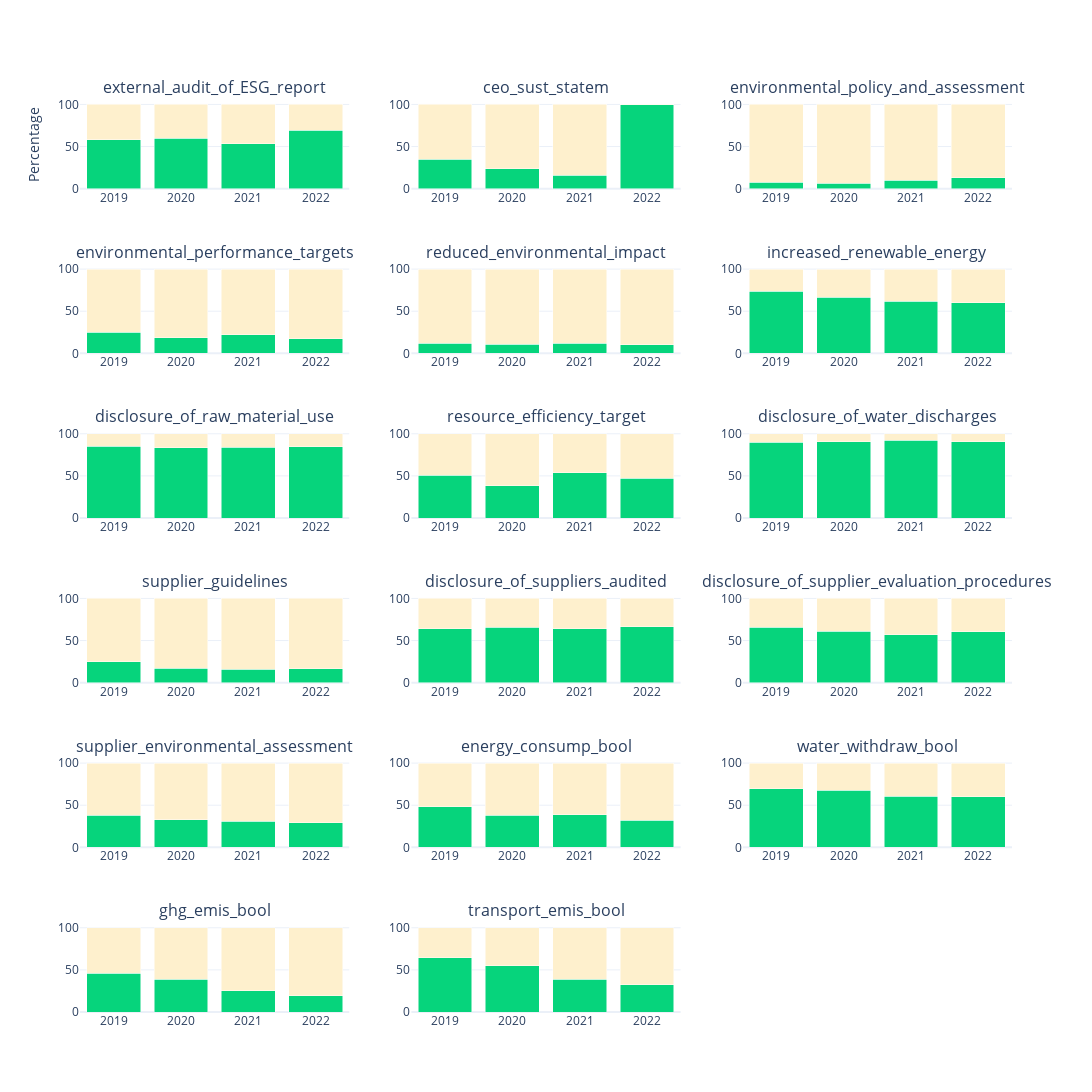

Notebook cell for this chart:
### Code cell
parameters_by_year(reporting_df, columns_to_include)

### Figure 1 — Plotly figure (JSON) as saved in the notebook; plotly's stock layout.template omitted (floating-point values rounded to 4 significant figures)
{"data": [{"marker": {"color": "rgb(6,212,124)"}, "name": "0", "showlegend": false, "type": "bar", "x": ["2019", "2020", "2021", "2022"], "xaxis": "x", "y": [58.02, 59.67, 53.53, 69.36], "yaxis": "y"}, {"marker": {"color": "rgb(254,240,205)"}, "name": "1", "showlegend": false, "type": "bar", "x": ["2019", "2020", "2021", "2022"], "xaxis": "x", "y": [41.98, 40.33, 46.47, 30.64], "yaxis": "y"}, {"marker": {"color": "rgb(6,212,124)"}, "name": "0", "showlegend": false, "type": "bar", "x": ["2019", "2020", "2021", "2022"], "xaxis": "x2", "y": [35.19, 23.83, 16.17, 99.76], "yaxis": "y2"}, {"marker": {"color": "rgb(254,240,205)"}, "name": "1", "showlegend": false, "type": "bar", "x": ["2019", "2020", "2021", "2022"], "xaxis": "x2", "y": [64.81, 76.17, 83.83, 0.2375], "yaxis": "y2"}, {"marker": {"color": "rgb(6,212,124)"}, "name": "0", "showlegend": false, "type": "bar", "x": ["2019", "2020", "2021", "2022"], "xaxis": "x3", "y": [7.407, 6.314, 10.25, 13.06], "yaxis": "y3"}, {"marker": {"color": "rgb(254,240,205)"}, "name": "1", "showlegend": false, "type": "bar", "x": ["2019", "2020", "2021", "2022"], "xaxis": "x3", "y": [92.59, 93.69, 89.75, 86.94], "yaxis": "y3"}, {"marker": {"color": "rgb(6,212,124)"}, "name": "0", "showlegend": false, "type": "bar", "x": ["2019", "2020", "2021", "2022"], "xaxis": "x4", "y": [24.9, 18.74, 22.1, 17.34], "yaxis": "y4"}, {"marker": {"color": "rgb(254,240,205)"}, "name": "1", "showlegend": false, "type": "bar", "x": ["2019", "2020", "2021", "2022"], "xaxis": "x4", "y": [75.1, 81.26, 77.9, 82.66], "yaxis": "y4"}, {"marker": {"color": "rgb(6,212,124)"}, "name": "0", "showlegend": false, "type": "bar", "x": ["2019", "2020", "2021", "2022"], "xaxis": "x5", "y": [12.14, 10.59, 11.85, 10.21], "yaxis": "y5"}, {"marker": {"color": "rgb(254,240,205)"}, "name": "1", "showlegend": false, "type": "bar", "x": ["2019", "2020", "2021", "2022"], "xaxis": "x5", "y": [87.86, 89.41, 88.15, 89.79], "yaxis": "y5"}, {"marker": {"color": "rgb(6,212,124)"}, "name": "0", "showlegend": false, "type": "bar", "x": ["2019", "2020", "2021", "2022"], "xaxis": "x6", "y": [73.66, 66.6, 61.73, 60.33], "yaxis": "y6"}, {"marker": {"color": "rgb(254,240,205)"}, "name": "1", "showlegend": false, "type": "bar", "x": ["2019", "2020", "2021", "2022"], "xaxis": "x6", "y": [26.34, 33.4, 38.27, 39.67], "yaxis": "y6"}, {"marker": {"color": "rgb(6,212,124)"}, "name": "0", "showlegend": false, "type": "bar", "x": ["2019", "2020", "2021", "2022"], "xaxis": "x7", "y": [85.19, 83.5, 84.05, 84.8], "yaxis": "y7"}, {"marker": {"color": "rgb(254,240,205)"}, "name": "1", "showlegend": false, "type": "bar", "x": ["2019", "2020", "2021", "2022"], "xaxis": "x7", "y": [14.81, 16.5, 15.95, 15.2], "yaxis": "y7"}, {"marker": {"color": "rgb(6,212,124)"}, "name": "0", "showlegend": false, "type": "bar", "x": ["2019", "2020", "2021", "2022"], "xaxis": "x8", "y": [51.03, 38.49, 53.76, 47.03], "yaxis": "y8"}, {"marker": {"color": "rgb(254,240,205)"}, "name": "1", "showlegend": false, "type": "bar", "x": ["2019", "2020", "2021", "2022"], "xaxis": "x8", "y": [48.97, 61.51, 46.24, 52.97], "yaxis": "y8"}, {"marker": {"color": "rgb(6,212,124)"}, "name": "0", "showlegend": false, "type": "bar", "x": ["2019", "2020", "2021", "2022"], "xaxis": "x9", "y": [89.71, 90.43, 92.48, 90.74], "yaxis": "y9"}, {"marker": {"color": "rgb(254,240,205)"}, "name": "1", "showlegend": false, "type": "bar", "x": ["2019", "2020", "2021", "2022"], "xaxis": "x9", "y": [10.29, 9.572, 7.517, 9.264], "yaxis": "y9"}, {"marker": {"color": "rgb(6,212,124)"}, "name": "0", "showlegend": false, "type": "bar", "x": ["2019", "2020", "2021", "2022"], "xaxis": "x10", "y": [24.69, 17.31, 16.17, 16.39], "yaxis": "y10"}, {"marker": {"color": "rgb(254,240,205)"}, "name": "1", "showlegend": false, "type": "bar", "x": ["2019", "2020", "2021", "2022"], "xaxis": "x10", "y": [75.31, 82.69, 83.83, 83.61], "yaxis": "y10"}, {"marker": {"color": "rgb(6,212,124)"}, "name": "0", "showlegend": false, "type": "bar", "x": ["2019", "2020", "2021", "2022"], "xaxis": "x11", "y": [64.2, 65.99, 63.78, 66.51], "yaxis": "y11"}, {"marker": {"color": "rgb(254,240,205)"}, "name": "1", "showlegend": false, "type": "bar", "x": ["2019", "2020", "2021", "2022"], "xaxis": "x11", "y": [35.8, 34.01, 36.22, 33.49], "yaxis": "y11"}, {"marker": {"color": "rgb(6,212,124)"}, "name": "0", "showlegend": false, "type": "bar", "x": ["2019", "2020", "2021", "2022"], "xaxis": "x12", "y": [66.05, 61.1, 57.18, 60.33], "yaxis": "y12"}, {"marker": {"color": "rgb(254,240,205)"}, "name": "1", "showlegend": false, "type": "bar", "x": ["2019", "2020", "2021", "2022"], "xaxis": "x12", "y": [33.95, 38.9, 42.82, 39.67], "yaxis": "y12"}, {"marker": {"color": "rgb(6,212,124)"}, "name": "0", "showlegend": false, "type": "bar", "x": ["2019", "2020", "2021", "2022"], "xaxis": "x13", "y": [37.86, 32.99, 30.75, 28.98], "yaxis": "y13"}, {"marker": {"color": "rgb(254,240,205)"}, "name": "1", "showlegend": false, "type": "bar", "x": ["2019", "2020", "2021", "2022"], "xaxis": "x13", "y": [62.14, 67.01, 69.25, 71.02], "yaxis": "y13"}, {"marker": {"color": "rgb(6,212,124)"}, "name": "0", "showlegend": false, "type": "bar", "x": ["2019", "2020", "2021", "2022"], "xaxis": "x14", "y": [47.94, 38.29, 38.95, 32.3], "yaxis": "y14"}, {"marker": {"color": "rgb(254,240,205)"}, "name": "1", "showlegend": false, "type": "bar", "x": ["2019", "2020", "2021", "2022"], "xaxis": "x14", "y": [52.06, 61.71, 61.05, 67.7], "yaxis": "y14"}, {"marker": {"color": "rgb(6,212,124)"}, "name": "0", "showlegend": false, "type": "bar", "x": ["2019", "2020", "2021", "2022"], "xaxis": "x15", "y": [69.55, 67.62, 60.36, 60.33], "yaxis": "y15"}, {"marker": {"color": "rgb(254,240,205)"}, "name": "1", "showlegend": false, "type": "bar", "x": ["2019", "2020", "2021", "2022"], "xaxis": "x15", "y": [30.45, 32.38, 39.64, 39.67], "yaxis": "y15"}, {"marker": {"color": "rgb(6,212,124)"}, "name": "0", "showlegend": false, "type": "bar", "x": ["2019", "2020", "2021", "2022"], "xaxis": "x16", "y": [46.09, 38.7, 25.06, 19.24], "yaxis": "y16"}, {"marker": {"color": "rgb(254,240,205)"}, "name": "1", "showlegend": false, "type": "bar", "x": ["2019", "2020", "2021", "2022"], "xaxis": "x16", "y": [53.91, 61.3, 74.94, 80.76], "yaxis": "y16"}, {"marker": {"color": "rgb(6,212,124)"}, "name": "0", "showlegend": false, "type": "bar", "x": ["2019", "2020", "2021", "2022"], "xaxis": "x17", "y": [64.61, 54.99, 38.95, 32.3], "yaxis": "y17"}, {"marker": {"color": "rgb(254,240,205)"}, "name": "1", "showlegend": false, "type": "bar", "x": ["2019", "2020", "2021", "2022"], "xaxis": "x17", "y": [35.39, 45.01, 61.05, 67.7], "yaxis": "y17"}], "layout": {"annotations": [{"font": {"size": 16}, "showarrow": false, "text": "external_audit_of_ESG_report", "x": 0.1444, "xanchor": "center", "xref": "paper", "y": 1.0, "yanchor": "bottom", "yref": "paper"}, {"font": {"size": 16}, "showarrow": false, "text": "ceo_sust_statem", "x": 0.5, "xanchor": "center", "xref": "paper", "y": 1.0, "yanchor": "bottom", "yref": "paper"}, {"font": {"size": 16}, "showarrow": false, "text": "environmental_policy_and_assessment", "x": 0.8556, "xanchor": "center", "xref": "paper", "y": 1.0, "yanchor": "bottom", "yref": "paper"}, {"font": {"size": 16}, "showarrow": false, "text": "environmental_performance_targets", "x": 0.1444, "xanchor": "center", "xref": "paper", "y": 0.8194, "yanchor": "bottom", "yref": "paper"}, {"font": {"size": 16}, "showarrow": false, "text": "reduced_environmental_impact", "x": 0.5, "xanchor": "center", "xref": "paper", "y": 0.8194, "yanchor": "bottom", "yref": "paper"}, {"font": {"size": 16}, "showarrow": false, "text": "increased_renewable_energy", "x": 0.8556, "xanchor": "center", "xref": "paper", "y": 0.8194, "yanchor": "bottom", "yref": "paper"}, {"font": {"size": 16}, "showarrow": false, "text": "disclosure_of_raw_material_use", "x": 0.1444, "xanchor": "center", "xref": "paper", "y": 0.6389, "yanchor": "bottom", "yref": "paper"}, {"font": {"size": 16}, "showarrow": false, "text": "resource_efficiency_target", "x": 0.5, "xanchor": "center", "xref": "paper", "y": 0.6389, "yanchor": "bottom", "yref": "paper"}, {"font": {"size": 16}, "showarrow": false, "text": "disclosure_of_water_discharges", "x": 0.8556, "xanchor": "center", "xref": "paper", "y": 0.6389, "yanchor": "bottom", "yref": "paper"}, {"font": {"size": 16}, "showarrow": false, "text": "supplier_guidelines", "x": 0.1444, "xanchor": "center", "xref": "paper", "y": 0.4583, "yanchor": "bottom", "yref": "paper"}, {"font": {"size": 16}, "showarrow": false, "text": "disclosure_of_suppliers_audited", "x": 0.5, "xanchor": "center", "xref": "paper", "y": 0.4583, "yanchor": "bottom", "yref": "paper"}, {"font": {"size": 16}, "showarrow": false, "text": "disclosure_of_supplier_evaluation_procedures", "x": 0.8556, "xanchor": "center", "xref": "paper", "y": 0.4583, "yanchor": "bottom", "yref": "paper"}, {"font": {"size": 16}, "showarrow": false, "text": "supplier_environmental_assessment", "x": 0.1444, "xanchor": "center", "xref": "paper", "y": 0.2778, "yanchor": "bottom", "yref": "paper"}, {"font": {"size": 16}, "showarrow": false, "text": "energy_consump_bool", "x": 0.5, "xanchor": "center", "xref": "paper", "y": 0.2778, "yanchor": "bottom", "yref": "paper"}, {"font": {"size": 16}, "showarrow": false, "text": "water_withdraw_bool", "x": 0.8556, "xanchor": "center", "xref": "paper", "y": 0.2778, "yanchor": "bottom", "yref": "paper"}, {"font": {"size": 16}, "showarrow": false, "text": "ghg_emis_bool", "x": 0.1444, "xanchor": "center", "xref": "paper", "y": 0.09722, "yanchor": "bottom", "yref": "paper"}, {"font": {"size": 16}, "showarrow": false, "text": "transport_emis_bool", "x": 0.5, "xanchor": "center", "xref": "paper", "y": 0.09722, "yanchor": "bottom", "yref": "paper"}], "barmode": "stack", "height": 2400, "showlegend": false, "width": 1600, "xaxis": {"anchor": "y", "domain": [0, 0.2889]}, "xaxis10": {"anchor": "y10", "domain": [0, 0.2889]}, "xaxis11": {"anchor": "y11", "domain": [0.3556, 0.6444]}, "xaxis12": {"anchor": "y12", "domain": [0.7111, 1]}, "xaxis13": {"anchor": "y13", "domain": [0, 0.2889]}, "xaxis14": {"anchor": "y14", "domain": [0.3556, 0.6444]}, "xaxis15": {"anchor": "y15", "domain": [0.7111, 1]}, "xaxis16": {"anchor": "y16", "domain": [0, 0.2889]}, "xaxis17": {"anchor": "y17", "domain": [0.3556, 0.6444]}, "xaxis18": {"anchor": "y18", "domain": [0.7111, 1]}, "xaxis2": {"anchor": "y2", "domain": [0.3556, 0.6444]}, "xaxis3": {"anchor": "y3", "domain": [0.7111, 1]}, "xaxis4": {"anchor": "y4", "domain": [0, 0.2889]}, "xaxis5": {"anchor": "y5", "domain": [0.3556, 0.6444]}, "xaxis6": {"anchor": "y6", "domain": [0.7111, 1]}, "xaxis7": {"anchor": "y7", "domain": [0, 0.2889]}, "xaxis8": {"anchor": "y8", "domain": [0.3556, 0.6444]}, "xaxis9": {"anchor": "y9", "domain": [0.7111, 1]}, "yaxis": {"anchor": "x", "domain": [0.9028, 1.0], "tickformat": ".1f%", "title": {"text": "Percentage"}}, "yaxis10": {"anchor": "x10", "domain": [0.3611, 0.4583]}, "yaxis11": {"anchor": "x11", "domain": [0.3611, 0.4583]}, "yaxis12": {"anchor": "x12", "domain": [0.3611, 0.4583]}, "yaxis13": {"anchor": "x13", "domain": [0.1806, 0.2778]}, "yaxis14": {"anchor": "x14", "domain": [0.1806, 0.2778]}, "yaxis15": {"anchor": "x15", "domain": [0.1806, 0.2778]}, "yaxis16": {"anchor": "x16", "domain": [0, 0.09722]}, "yaxis17": {"anchor": "x17", "domain": [0, 0.09722]}, "yaxis18": {"anchor": "x18", "domain": [0, 0.09722]}, "yaxis2": {"anchor": "x2", "domain": [0.9028, 1.0]}, "yaxis3": {"anchor": "x3", "domain": [0.9028, 1.0]}, "yaxis4": {"anchor": "x4", "domain": [0.7222, 0.8194]}, "yaxis5": {"anchor": "x5", "domain": [0.7222, 0.8194]}, "yaxis6": {"anchor": "x6", "domain": [0.7222, 0.8194]}, "yaxis7": {"anchor": "x7", "domain": [0.5417, 0.6389]}, "yaxis8": {"anchor": "x8", "domain": [0.5417, 0.6389]}, "yaxis9": {"anchor": "x9", "domain": [0.5417, 0.6389]}}}
